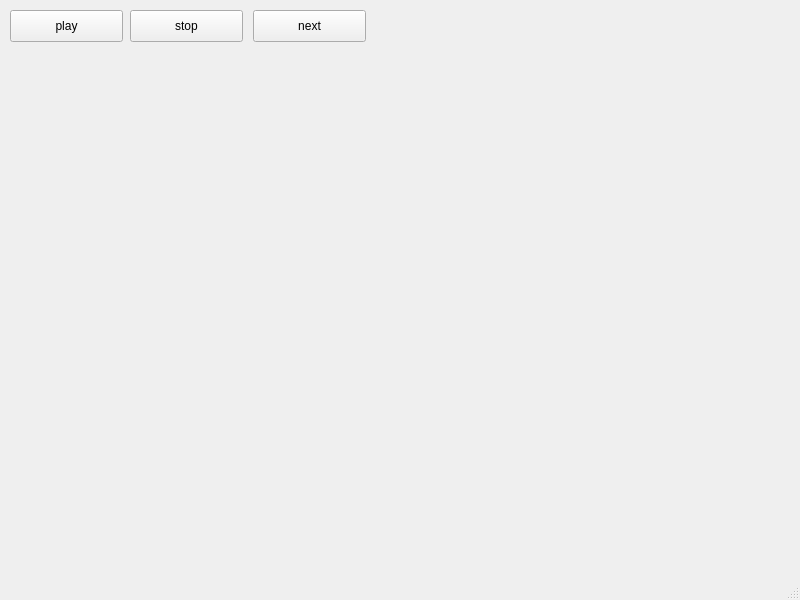
<?xml version="1.0" encoding="UTF-8"?>
<ui version="4.0">
 <class>MainWindow</class>
 <widget class="QMainWindow" name="MainWindow">
  <property name="geometry">
   <rect>
    <x>0</x>
    <y>0</y>
    <width>800</width>
    <height>600</height>
   </rect>
  </property>
  <property name="windowTitle">
   <string>MainWindow</string>
  </property>
  <widget class="QWidget" name="centralwidget">
   <widget class="QPushButton" name="playButton">
    <property name="geometry">
     <rect>
      <x>10</x>
      <y>10</y>
      <width>113</width>
      <height>32</height>
     </rect>
    </property>
    <property name="text">
     <string>play</string>
    </property>
   </widget>
   <widget class="QPushButton" name="stopButton">
    <property name="geometry">
     <rect>
      <x>130</x>
      <y>10</y>
      <width>113</width>
      <height>32</height>
     </rect>
    </property>
    <property name="text">
     <string>stop</string>
    </property>
   </widget>
   <widget class="QPushButton" name="nextButton">
    <property name="geometry">
     <rect>
      <x>253</x>
      <y>10</y>
      <width>113</width>
      <height>32</height>
     </rect>
    </property>
    <property name="text">
     <string>next</string>
    </property>
   </widget>
  </widget>
  <widget class="QMenuBar" name="menubar">
   <property name="geometry">
    <rect>
     <x>0</x>
     <y>0</y>
     <width>800</width>
     <height>24</height>
    </rect>
   </property>
  </widget>
  <widget class="QStatusBar" name="statusbar"/>
 </widget>
 <resources/>
 <connections/>
</ui>
